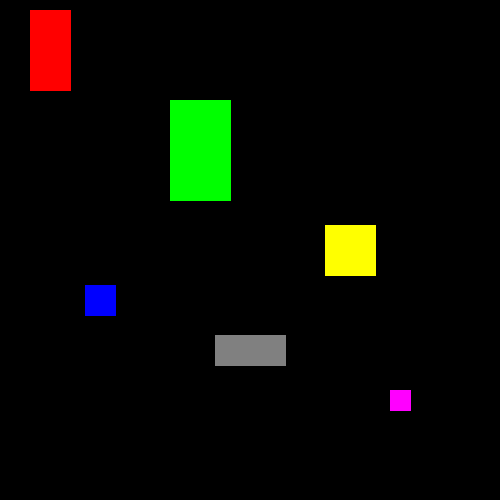
#> input picture Morphology/2/sample/new2.png, 500 x 500 px, found by its file name
$ python test.py
#> lines starting #> are read from the running program, lines starting #| are printed output that depends on the picture; after the words box and inside, x2 and y2 are one past the last pixel; in counts of white or black regions, pixels touching at a corner belong together
#> further down, img is the input picture: shape (500, 500, 3); mean B, G, R 2.6, 10.1, 7.6
### Morphology/2/calculate_area.py
import numpy as np
import cv2

def calculate_area(image):
    height, width = image.shape[:2]
#> height = 500; width = 500

    b = image[:, :, 0]
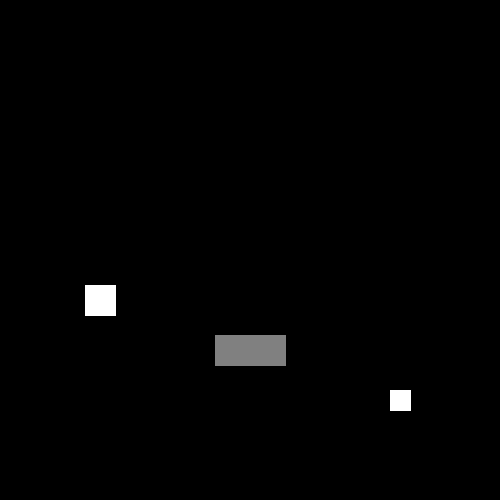
#> b: shape (500, 500); min 0, max 255, mean 2.6
    g = image[:, :, 1]
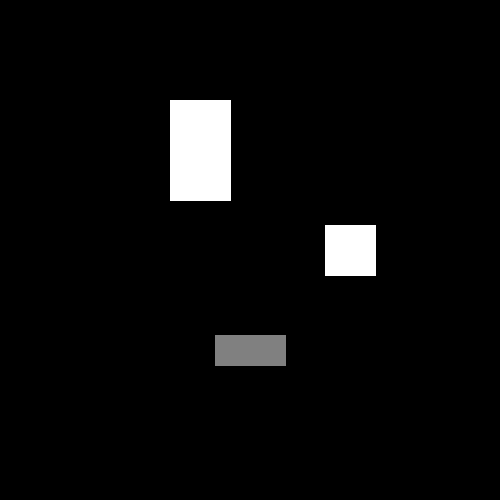
#> g: shape (500, 500); min 0, max 255, mean 10.1
    r = image[:, :, 2]
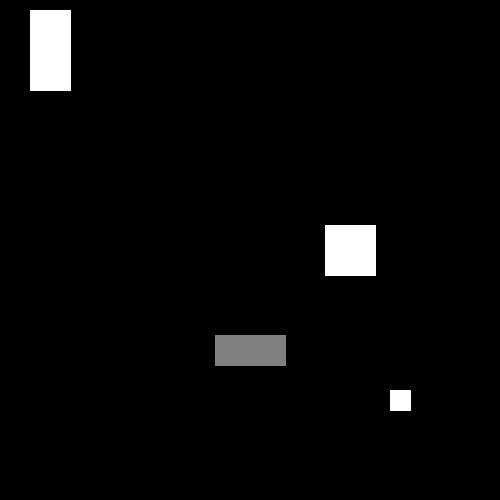
#> r: shape (500, 500); min 0, max 255, mean 7.6

    mask_red    = ((b == 0)   & (g == 0)   & (r == 255)).astype(np.uint8) * 255
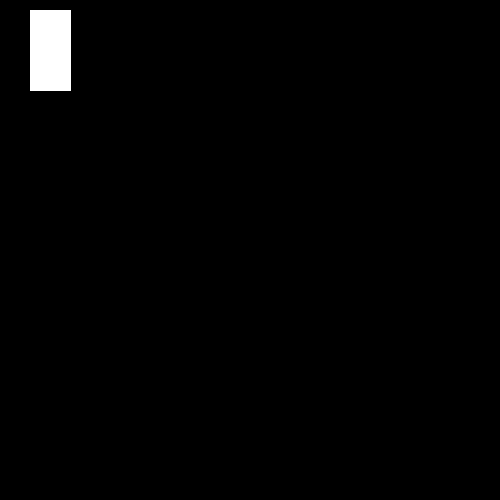
#> mask_red: shape (500, 500); 1.3% white; 1 white region, box (x1, y1, x2, y2) and area: (30, 10, 71, 91) 3321
    mask_green  = ((b == 0)   & (g == 255) & (r == 0)).astype(np.uint8) * 255
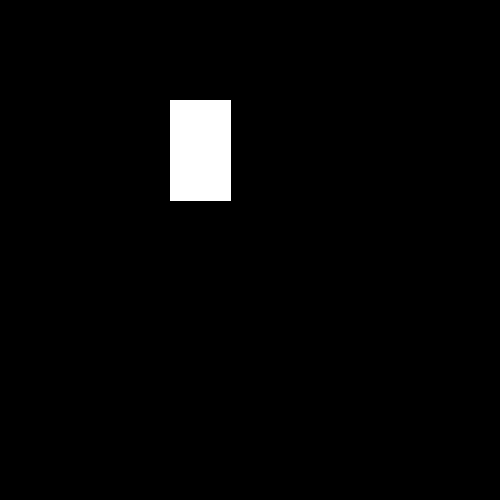
#> mask_green: shape (500, 500); 2.5% white; 1 white region, box (x1, y1, x2, y2) and area: (170, 100, 231, 201) 6161
    mask_blue   = ((b == 255) & (g == 0)   & (r == 0)).astype(np.uint8) * 255
#> mask_blue: shape (500, 500); 0.38% white; 1 white region, box (x1, y1, x2, y2) and area: (85, 285, 116, 316) 961
    mask_yellow = ((b == 0)   & (g == 255) & (r == 255)).astype(np.uint8) * 255
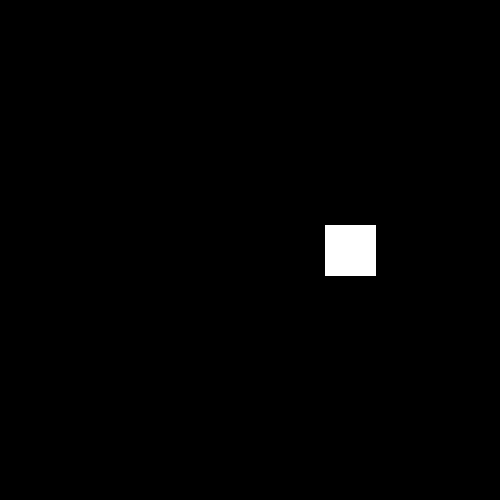
#> mask_yellow: shape (500, 500); 1% white; 1 white region, box (x1, y1, x2, y2) and area: (325, 225, 376, 276) 2601
    mask_purple = ((b == 255) & (g == 0)   & (r == 255)).astype(np.uint8) * 255
#> mask_purple: shape (500, 500); 0.18% white; 1 white region, box (x1, y1, x2, y2) and area: (390, 390, 411, 411) 441
    mask_gray   = ((b == g) & (g == r) & (r != 0)).astype(np.uint8) * 255
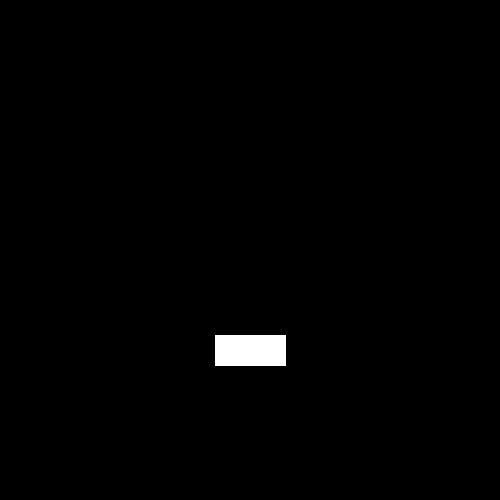
#> mask_gray: shape (500, 500); 0.88% white; 1 white region, box (x1, y1, x2, y2) and area: (215, 335, 286, 366) 2201

    masks = {
        "red": mask_red,
        "green": mask_green,
        "blue": mask_blue,
        "yellow": mask_yellow,
        "purple": mask_purple,
        "gray": mask_gray,
    }

    order = ["red", "green", "blue", "yellow", "purple", "gray"]
    result = {}
    total_shapes = 0

    for color in order:
        contours = cv2.findContours(
            masks[color], cv2.RETR_EXTERNAL, cv2.CHAIN_APPROX_SIMPLE
        )[0]

        color_sum = 0

        for contour in contours:
            x, y, w, h = cv2.boundingRect(contour)
            area_base = cv2.contourArea(contour)

            if w == h:
                area = area_base
            else:
                area = area_base * 3

            color_sum += area
            total_shapes += 1

        if color_sum > 0:
            result[color] = int(color_sum)
#> this loop made 6 passes
#> contours on passes 1 to 6: [[[30, 10], [30, 90], [70, 90], [70, 10]]], [[[170, 100], [170, 200], [230, 200], [230, 100]]], [[[85, 285], [85, 315], [115, 315], [115, 285]]], [[[325, 225], [325, 275], [375, 275], [375, 225]]], [[[390, 390], [390, 410], [410, 410], [410, 390]]], [[[215, 335], [215, 365], [285, 365], [285, 335]]]
#> after the loop, result = {'red': 9600, 'green': 18000, 'blue': 900, 'yellow': 2500, 'purple': 400, 'gray': 6300}; total_shapes = 6

    if total_shapes == 0:
        return f"black, {height * width}"

    lines = []
    for color in order:
        if color in result:
            lines.append(f"{color}, {result[color]}")
#> after the loop, lines = ['red, 9600', 'green, 18000', 'blue, 900', 'yellow, 2500', 'purple, 400', 'gray, 6300']

    return "\n".join(lines)

### Morphology/2/test.py
import cv2
from calculate_area import calculate_area


img = cv2.imread("Morphology/2/sample/new2.png")
cv2.imshow("Input Image", img)
cv2.waitKey(0)

result = calculate_area(img)
print(result)
#| red, 9600
#| green, 18000
#| blue, 900
#| yellow, 2500
#| purple, 400
#| gray, 6300

$ run again, with Morphology/2/sample/new1.png copied over Morphology/2/sample/new2.png
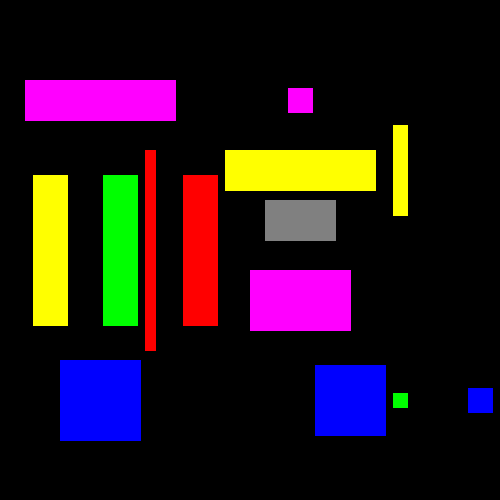
#> input picture Morphology/2/sample/new1.png, 500 x 500 px, found by its file name
#> img is the input picture: shape (500, 500, 3); mean B, G, R 27.2, 20.2, 35.5
#> in calculate_area, `mask_red    = ((b == 0)   & (g == 0)   & (r == 255)).astype(np.uint8) ..`:
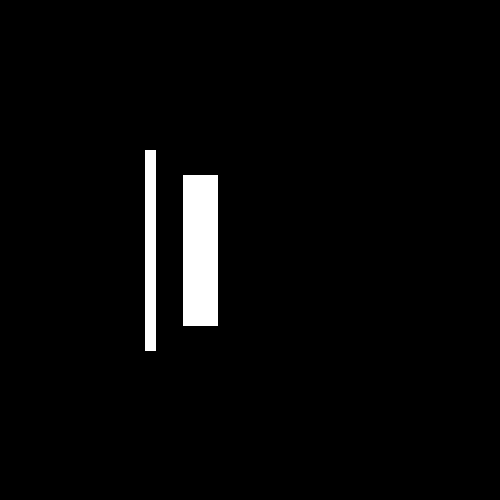
#> mask_red: shape (500, 500); 3% white; 2 white regions, box (x1, y1, x2, y2) and area: (183, 175, 218, 326) 5285, (145, 150, 156, 351) 2211
#> mask_green: shape (500, 500); 2.2% white; 2 white regions, box (x1, y1, x2, y2) and area: (103, 175, 138, 326) 5285, (393, 393, 408, 408) 225
#> mask_blue: shape (500, 500); 4.9% white; 3 white regions, box (x1, y1, x2, y2) and area: (60, 360, 141, 441) 6561, (315, 365, 386, 436) 5041, (468, 388, 493, 413) 625
#> mask_yellow: shape (500, 500); 5.1% white; 3 white regions, box (x1, y1, x2, y2) and area: (225, 150, 376, 191) 6191, (33, 175, 68, 326) 5285, (393, 125, 408, 216) 1365
#> mask_purple: shape (500, 500); 5.2% white; 3 white regions, box (x1, y1, x2, y2) and area: (25, 80, 176, 121) 6191, (250, 270, 351, 331) 6161, (288, 88, 313, 113) 625
#> in calculate_area, `mask_gray   = ((b == g) & (g == r) & (r != 0)).astype(np.uint8) * 255`:
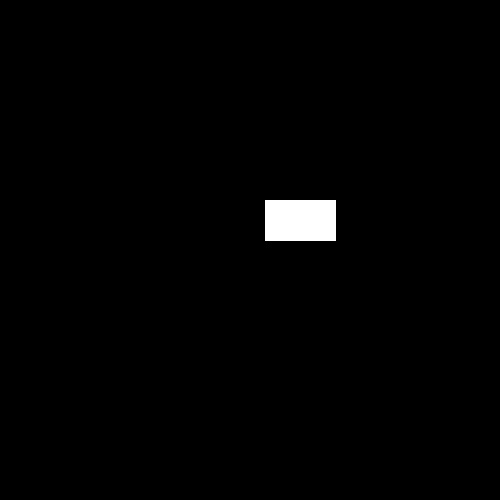
#> mask_gray: shape (500, 500); 1.2% white; 1 white region, box (x1, y1, x2, y2) and area: (265, 200, 336, 241) 2911
#> the loop in calculate_area, `for color in order:` made 6 passes
#> contours on pass 6: [[[265, 200], [265, 240], [335, 240], [335, 200]]]
#> after the loop in calculate_area, `for color in order:`: result = {'red': 21300, 'green': 15496, 'blue': 11876, 'yellow': 37080, 'purple': 36576, 'gray': 8400}; total_shapes = 14
#> after the loop in calculate_area, `for color in order:`: lines = ['red, 21300', 'green, 15496', 'blue, 11876', 'yellow, 37080', 'purple, 36576', 'gray, 8400']
#| red, 21300
#| green, 15496
#| blue, 11876
#| yellow, 37080
#| purple, 36576
#| gray, 8400

$ run again, with Morphology/2/sample/new3.png copied over Morphology/2/sample/new2.png
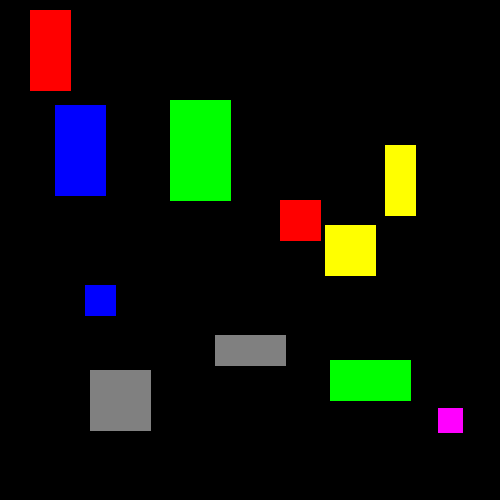
#> input picture Morphology/2/sample/new3.png, 500 x 500 px, found by its file name
#> img is the input picture: shape (500, 500, 3); mean B, G, R 9.4, 17.6, 13.7
#> in calculate_area, `mask_red    = ((b == 0)   & (g == 0)   & (r == 255)).astype(np.uint8) ..`:
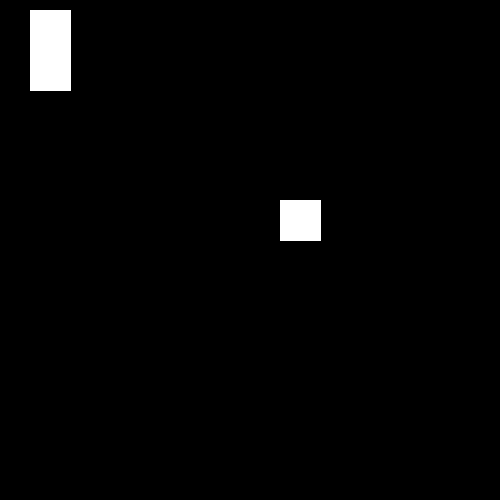
#> mask_red: shape (500, 500); 2% white; 2 white regions, box (x1, y1, x2, y2) and area: (30, 10, 71, 91) 3321, (280, 200, 321, 241) 1681
#> mask_green: shape (500, 500); 3.8% white; 2 white regions, box (x1, y1, x2, y2) and area: (170, 100, 231, 201) 6161, (330, 360, 411, 401) 3321
#> mask_blue: shape (500, 500); 2.2% white; 2 white regions, box (x1, y1, x2, y2) and area: (55, 105, 106, 196) 4641, (85, 285, 116, 316) 961
#> mask_yellow: shape (500, 500); 1.9% white; 2 white regions, box (x1, y1, x2, y2) and area: (325, 225, 376, 276) 2601, (385, 145, 416, 216) 2201
#> mask_purple: shape (500, 500); 0.25% white; 1 white region, box (x1, y1, x2, y2) and area: (438, 408, 463, 433) 625
#> in calculate_area, `mask_gray   = ((b == g) & (g == r) & (r != 0)).astype(np.uint8) * 255`:
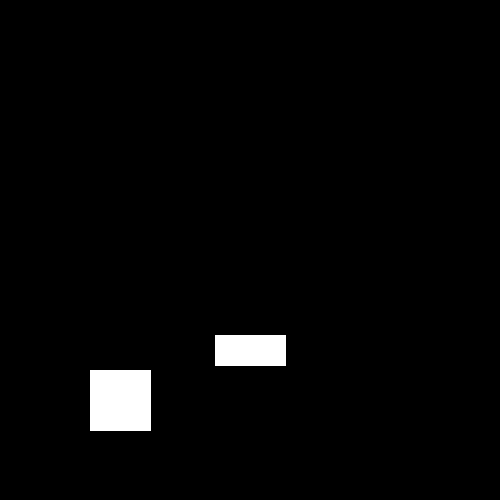
#> mask_gray: shape (500, 500); 2.4% white; 2 white regions, box (x1, y1, x2, y2) and area: (90, 370, 151, 431) 3721, (215, 335, 286, 366) 2201
#> the loop in calculate_area, `for color in order:` made 6 passes
#> contours on pass 5: [[[438, 408], [438, 432], [462, 432], [462, 408]]]
#> after the loop in calculate_area, `for color in order:`: result = {'red': 11200, 'green': 27600, 'blue': 14400, 'yellow': 8800, 'purple': 576, 'gray': 9900}; total_shapes = 11
#> after the loop in calculate_area, `for color in order:`: lines = ['red, 11200', 'green, 27600', 'blue, 14400', 'yellow, 8800', 'purple, 576', 'gray, 9900']
#| red, 11200
#| green, 27600
#| blue, 14400
#| yellow, 8800
#| purple, 576
#| gray, 9900
